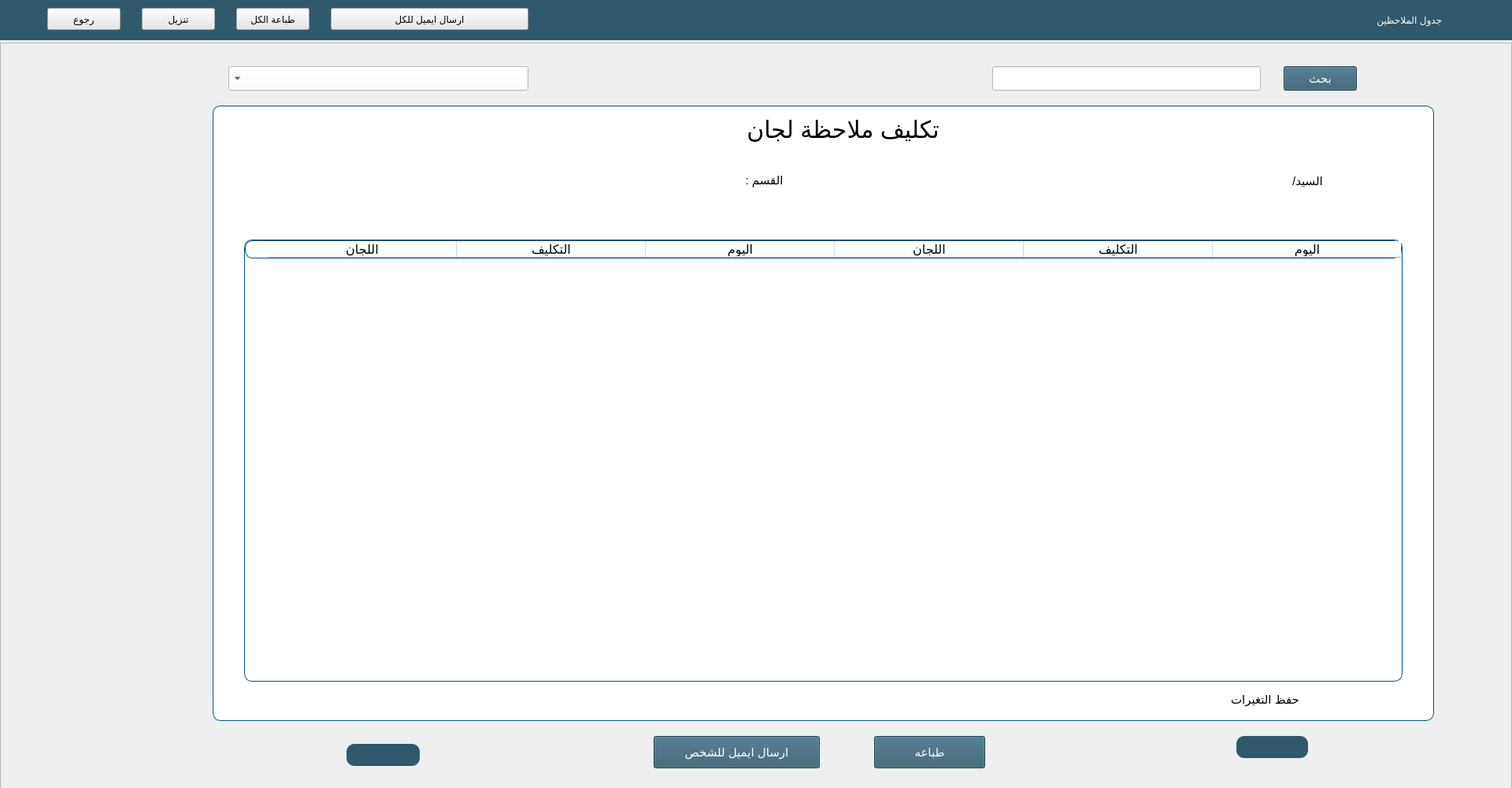
<?xml version="1.0" encoding="UTF-8"?>
<ui version="4.0">
 <class>Form</class>
 <widget class="QWidget" name="Form">
  <property name="geometry">
   <rect>
    <x>0</x>
    <y>0</y>
    <width>1920</width>
    <height>1000</height>
   </rect>
  </property>
  <property name="minimumSize">
   <size>
    <width>1920</width>
    <height>1000</height>
   </size>
  </property>
  <property name="maximumSize">
   <size>
    <width>1920</width>
    <height>1000</height>
   </size>
  </property>
  <property name="windowTitle">
   <string>Form</string>
  </property>
  <property name="layoutDirection">
   <enum>Qt::RightToLeft</enum>
  </property>
  <property name="styleSheet">
   <string notr="true"/>
  </property>
  <widget class="QLabel" name="label">
   <property name="geometry">
    <rect>
     <x>1590</x>
     <y>10</y>
     <width>241</width>
     <height>31</height>
    </rect>
   </property>
   <property name="styleSheet">
    <string notr="true">color: rgb(255, 255, 255);
background-color: #305a6c;
font: 20px &quot;MS Shell Dlg 2&quot; center
</string>
   </property>
   <property name="text">
    <string>جدول الملاحظين</string>
   </property>
  </widget>
  <widget class="QLabel" name="label_7">
   <property name="geometry">
    <rect>
     <x>2600</x>
     <y>30</y>
     <width>41</width>
     <height>31</height>
    </rect>
   </property>
   <property name="styleSheet">
    <string notr="true">background-color: transparent;
</string>
   </property>
   <property name="text">
    <string/>
   </property>
   <property name="pixmap">
    <pixmap>../../Downloads/table.png</pixmap>
   </property>
   <property name="scaledContents">
    <bool>true</bool>
   </property>
  </widget>
  <widget class="QLabel" name="label_8">
   <property name="geometry">
    <rect>
     <x>-330</x>
     <y>0</y>
     <width>2251</width>
     <height>51</height>
    </rect>
   </property>
   <property name="styleSheet">
    <string notr="true">background-color:  #305a6c</string>
   </property>
   <property name="text">
    <string/>
   </property>
  </widget>
  <widget class="QLabel" name="label_9">
   <property name="geometry">
    <rect>
     <x>1840</x>
     <y>10</y>
     <width>41</width>
     <height>31</height>
    </rect>
   </property>
   <property name="styleSheet">
    <string notr="true">background-color: transparent;
</string>
   </property>
   <property name="text">
    <string/>
   </property>
   <property name="pixmap">
    <pixmap>../icons/table.png</pixmap>
   </property>
   <property name="scaledContents">
    <bool>true</bool>
   </property>
  </widget>
  <widget class="QPushButton" name="back">
   <property name="geometry">
    <rect>
     <x>60</x>
     <y>10</y>
     <width>93</width>
     <height>28</height>
    </rect>
   </property>
   <property name="cursor">
    <cursorShape>PointingHandCursor</cursorShape>
   </property>
   <property name="styleSheet">
    <string notr="true">QPushButton{
background-color: #e6e6e6;
color:black;
}
QPushButton:hover{
background-color: #ececec;
}</string>
   </property>
   <property name="text">
    <string>رجوع</string>
   </property>
  </widget>
  <widget class="QPushButton" name="download">
   <property name="geometry">
    <rect>
     <x>180</x>
     <y>10</y>
     <width>93</width>
     <height>28</height>
    </rect>
   </property>
   <property name="cursor">
    <cursorShape>PointingHandCursor</cursorShape>
   </property>
   <property name="styleSheet">
    <string notr="true">QPushButton{
background-color: #e6e6e6;
color:black;
}
QPushButton:hover{
background-color: #ececec;
}</string>
   </property>
   <property name="text">
    <string>تنزيل</string>
   </property>
  </widget>
  <widget class="QPushButton" name="print">
   <property name="geometry">
    <rect>
     <x>300</x>
     <y>10</y>
     <width>93</width>
     <height>28</height>
    </rect>
   </property>
   <property name="cursor">
    <cursorShape>PointingHandCursor</cursorShape>
   </property>
   <property name="styleSheet">
    <string notr="true">QPushButton{
background-color: #e6e6e6;
color:black;
}
QPushButton:hover{
background-color: #ececec;
}</string>
   </property>
   <property name="text">
    <string>طباعة الكل</string>
   </property>
   <property name="shortcut">
    <string>Ctrl+P</string>
   </property>
  </widget>
  <widget class="QFrame" name="cover">
   <property name="geometry">
    <rect>
     <x>0</x>
     <y>54</y>
     <width>1920</width>
     <height>1030</height>
    </rect>
   </property>
   <property name="styleSheet">
    <string notr="true"/>
   </property>
   <property name="frameShape">
    <enum>QFrame::StyledPanel</enum>
   </property>
   <property name="frameShadow">
    <enum>QFrame::Raised</enum>
   </property>
   <widget class="QFrame" name="frame">
    <property name="geometry">
     <rect>
      <x>270</x>
      <y>80</y>
      <width>1551</width>
      <height>781</height>
     </rect>
    </property>
    <property name="styleSheet">
     <string notr="true">background-color:white;
border:1px solid #005580;
border-radius:10px;</string>
    </property>
    <property name="frameShape">
     <enum>QFrame::NoFrame</enum>
    </property>
    <property name="frameShadow">
     <enum>QFrame::Sunken</enum>
    </property>
    <widget class="QTableWidget" name="tableWidget">
     <property name="geometry">
      <rect>
       <x>40</x>
       <y>170</y>
       <width>1471</width>
       <height>561</height>
      </rect>
     </property>
     <property name="styleSheet">
      <string notr="true">color:black;font-size:16px;</string>
     </property>
     <attribute name="horizontalHeaderMinimumSectionSize">
      <number>100</number>
     </attribute>
     <attribute name="horizontalHeaderDefaultSectionSize">
      <number>240</number>
     </attribute>
     <attribute name="verticalHeaderCascadingSectionResizes">
      <bool>false</bool>
     </attribute>
     <attribute name="verticalHeaderMinimumSectionSize">
      <number>31</number>
     </attribute>
     <column>
      <property name="text">
       <string>اليوم</string>
      </property>
     </column>
     <column>
      <property name="text">
       <string>التكليف</string>
      </property>
     </column>
     <column>
      <property name="text">
       <string>اللجان</string>
      </property>
     </column>
     <column>
      <property name="text">
       <string>اليوم</string>
      </property>
     </column>
     <column>
      <property name="text">
       <string>التكليف</string>
      </property>
     </column>
     <column>
      <property name="text">
       <string>اللجان</string>
      </property>
     </column>
    </widget>
    <widget class="QLabel" name="label_2">
     <property name="geometry">
      <rect>
       <x>270</x>
       <y>10</y>
       <width>1061</width>
       <height>41</height>
      </rect>
     </property>
     <property name="styleSheet">
      <string notr="true">font-size:30px;
border:none;</string>
     </property>
     <property name="text">
      <string>تكليف ملاحظة لجان</string>
     </property>
     <property name="alignment">
      <set>Qt::AlignCenter</set>
     </property>
    </widget>
    <widget class="QLabel" name="label_3">
     <property name="geometry">
      <rect>
       <x>640</x>
       <y>80</y>
       <width>121</width>
       <height>30</height>
      </rect>
     </property>
     <property name="styleSheet">
      <string notr="true">border:none;font-size:15px;</string>
     </property>
     <property name="text">
      <string>القسم :</string>
     </property>
     <property name="alignment">
      <set>Qt::AlignCenter</set>
     </property>
    </widget>
    <widget class="QLabel" name="label_4">
     <property name="geometry">
      <rect>
       <x>820</x>
       <y>80</y>
       <width>361</width>
       <height>30</height>
      </rect>
     </property>
     <property name="styleSheet">
      <string notr="true">border:none;font-size:15px;</string>
     </property>
     <property name="text">
      <string/>
     </property>
     <property name="alignment">
      <set>Qt::AlignCenter</set>
     </property>
    </widget>
    <widget class="QLabel" name="label_10">
     <property name="geometry">
      <rect>
       <x>150</x>
       <y>80</y>
       <width>470</width>
       <height>30</height>
      </rect>
     </property>
     <property name="styleSheet">
      <string notr="true">border:none;font-size:15px;</string>
     </property>
     <property name="text">
      <string/>
     </property>
     <property name="alignment">
      <set>Qt::AlignCenter</set>
     </property>
    </widget>
    <widget class="QLabel" name="label_6">
     <property name="geometry">
      <rect>
       <x>1320</x>
       <y>80</y>
       <width>141</width>
       <height>31</height>
      </rect>
     </property>
     <property name="styleSheet">
      <string notr="true">border:none;font-size:15px;</string>
     </property>
     <property name="text">
      <string>السيد/</string>
     </property>
     <property name="textFormat">
      <enum>Qt::AutoText</enum>
     </property>
     <property name="alignment">
      <set>Qt::AlignCenter</set>
     </property>
    </widget>
    <widget class="QPushButton" name="changes">
     <property name="geometry">
      <rect>
       <x>1290</x>
       <y>740</y>
       <width>93</width>
       <height>28</height>
      </rect>
     </property>
     <property name="cursor">
      <cursorShape>PointingHandCursor</cursorShape>
     </property>
     <property name="styleSheet">
      <string notr="true">QPushButton{

border:none;

font-size:15px;
}
QPushButton:hover{
border:1px solid #005580;
background-color:#005580;
color:white;
font-size:16px;
}
</string>
     </property>
     <property name="text">
      <string>حفظ التغيرات</string>
     </property>
    </widget>
    <widget class="QLabel" name="label_5">
     <property name="geometry">
      <rect>
       <x>650</x>
       <y>380</y>
       <width>341</width>
       <height>101</height>
      </rect>
     </property>
     <property name="styleSheet">
      <string notr="true">border:none;font-size:22px;color:red;</string>
     </property>
     <property name="text">
      <string/>
     </property>
     <property name="alignment">
      <set>Qt::AlignCenter</set>
     </property>
    </widget>
   </widget>
   <widget class="QPushButton" name="prev">
    <property name="geometry">
     <rect>
      <x>440</x>
      <y>890</y>
      <width>93</width>
      <height>28</height>
     </rect>
    </property>
    <property name="cursor">
     <cursorShape>PointingHandCursor</cursorShape>
    </property>
    <property name="styleSheet">
     <string notr="true">QPushButton{

background-color:#305a6c;
color:white;
font-size:15px;
border-radius:10px;
}
QPushButton:hover{

background-color: #407991;
color:white;
font-size:16px;
}
</string>
    </property>
    <property name="text">
     <string/>
    </property>
    <property name="icon">
     <iconset>
      <normaloff>../icons/prev.png</normaloff>../icons/prev.png</iconset>
    </property>
    <property name="shortcut">
     <string>Left</string>
    </property>
   </widget>
   <widget class="QPushButton" name="next">
    <property name="geometry">
     <rect>
      <x>1570</x>
      <y>880</y>
      <width>91</width>
      <height>28</height>
     </rect>
    </property>
    <property name="cursor">
     <cursorShape>PointingHandCursor</cursorShape>
    </property>
    <property name="styleSheet">
     <string notr="true">QPushButton{

background-color:#305a6c;
color:white;
font-size:15px;
border-radius:10px;
}
QPushButton:hover{

background-color: #407991;
color:white;
font-size:16px;
}
</string>
    </property>
    <property name="text">
     <string/>
    </property>
    <property name="icon">
     <iconset>
      <normaloff>../icons/next.png</normaloff>../icons/next.png</iconset>
    </property>
    <property name="shortcut">
     <string>Right</string>
    </property>
   </widget>
   <widget class="QPushButton" name="printone">
    <property name="geometry">
     <rect>
      <x>1110</x>
      <y>880</y>
      <width>141</width>
      <height>41</height>
     </rect>
    </property>
    <property name="cursor">
     <cursorShape>PointingHandCursor</cursorShape>
    </property>
    <property name="styleSheet">
     <string notr="true">QPushButton{

background-color: #305a6c;
color:white;
font-size:15px;
}
QPushButton:hover{

background-color: #407991;
color:white;
font-size:16px;
}
</string>
    </property>
    <property name="text">
     <string>طباعه</string>
    </property>
   </widget>
   <widget class="QPushButton" name="searchButton">
    <property name="geometry">
     <rect>
      <x>1630</x>
      <y>30</y>
      <width>93</width>
      <height>31</height>
     </rect>
    </property>
    <property name="cursor">
     <cursorShape>PointingHandCursor</cursorShape>
    </property>
    <property name="styleSheet">
     <string notr="true">QPushButton{

background-color: #305a6c;
color:white;
font-size:15px;
}
QPushButton:hover{

background-color: #407991;
color:white;
font-size:16px;
}
</string>
    </property>
    <property name="text">
     <string>بحث</string>
    </property>
   </widget>
   <widget class="QLineEdit" name="lineEdit">
    <property name="geometry">
     <rect>
      <x>1260</x>
      <y>30</y>
      <width>341</width>
      <height>31</height>
     </rect>
    </property>
    <property name="styleSheet">
     <string notr="true">background-color:white;</string>
    </property>
   </widget>
   <widget class="QComboBox" name="comboBox1">
    <property name="geometry">
     <rect>
      <x>290</x>
      <y>30</y>
      <width>381</width>
      <height>31</height>
     </rect>
    </property>
    <property name="focusPolicy">
     <enum>Qt::ClickFocus</enum>
    </property>
    <property name="styleSheet">
     <string notr="true">background-color:white;</string>
    </property>
    <property name="insertPolicy">
     <enum>QComboBox::InsertAtBottom</enum>
    </property>
    <property name="sizeAdjustPolicy">
     <enum>QComboBox::AdjustToContentsOnFirstShow</enum>
    </property>
   </widget>
   <widget class="QPushButton" name="printone_2">
    <property name="geometry">
     <rect>
      <x>830</x>
      <y>880</y>
      <width>211</width>
      <height>41</height>
     </rect>
    </property>
    <property name="cursor">
     <cursorShape>PointingHandCursor</cursorShape>
    </property>
    <property name="styleSheet">
     <string notr="true">QPushButton{

background-color: #305a6c;
color:white;
font-size:15px;
}
QPushButton:hover{

background-color: #407991;
color:white;
font-size:16px;
}
</string>
    </property>
    <property name="text">
     <string>ارسال ايميل للشخص</string>
    </property>
   </widget>
  </widget>
  <widget class="QPushButton" name="print_2">
   <property name="geometry">
    <rect>
     <x>420</x>
     <y>10</y>
     <width>251</width>
     <height>28</height>
    </rect>
   </property>
   <property name="cursor">
    <cursorShape>PointingHandCursor</cursorShape>
   </property>
   <property name="styleSheet">
    <string notr="true">QPushButton{
background-color: #e6e6e6;
color:black;
}
QPushButton:hover{
background-color: #ececec;
}</string>
   </property>
   <property name="text">
    <string>ارسال ايميل للكل</string>
   </property>
   <property name="shortcut">
    <string>Ctrl+P</string>
   </property>
  </widget>
  <zorder>label_8</zorder>
  <zorder>label</zorder>
  <zorder>label_7</zorder>
  <zorder>label_9</zorder>
  <zorder>back</zorder>
  <zorder>download</zorder>
  <zorder>print</zorder>
  <zorder>cover</zorder>
  <zorder>print_2</zorder>
 </widget>
 <resources/>
 <connections/>
</ui>
